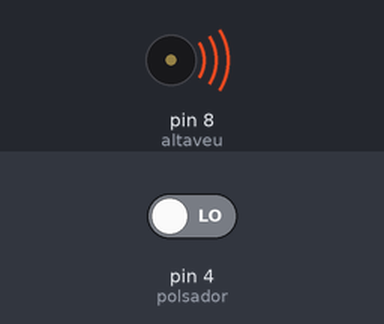
Bench run of a sketch on a simulated Arduino Uno, built with avr-gcc and run on an emulated ATmega328P. Shown: buzzer (waves = sounding). The inputs (shaded band) are chosen by the test bench; at power-on: pin 4 (polsador) LOW. Random numbers use the default seed unless the sketch sets one; what the sketch prints to the serial monitor is not drawn. At 124.0 s the program stops and its outputs stay as they are.

Above: at 0.1 s.
At 35.6 s:
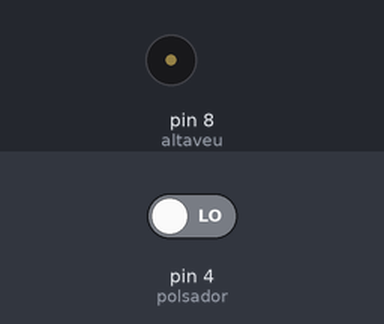
Timing chart, 0 to 40.0 s (numbered marks = the images above):
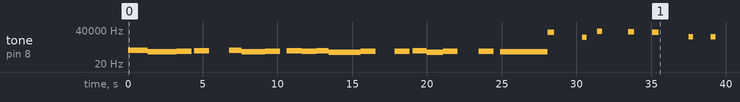

The sketch:

notes.ino
```cpp
//Fitxer que relaciona text amb les freqüències de notes musicals
#include "notes_frequencies.h"


//Notes
//01
//Notes (): (C:Do, D:Re, E:Mi, F:Fa, G: Sol, A:La, B:Si)
unsigned int notes[] = {NA4,ND4,NF4,NG4,NA4,ND4,NF4,NG4,NE4,NG4,NC4,NF4,NE4,NG4,NC4,NF4,NE4,ND4,ND4};
//Duracio notes en millisegons
unsigned int duracio_notes[] = {6000,6000,1000,1000,4000,4000,1000,1000,12000,6000,6000,1000,1000,4000,6000,1000,1000,4000,6000};

unsigned int polsador = 4;
unsigned int altaveu = 8;
unsigned long temps = 0;

int tempsMinim = 36000;
int temporal = 0;
int compt = 0;


void setup() {
  Serial.begin(9600);
  pinMode(altaveu, OUTPUT);
}


void loop() {
  for(int i = 0; i < sizeof(duracio_notes); i++){

    tone(altaveu,notes[i],duracio_notes[i]);
    temps = millis();
    if(digitalRead(polsador) == HIGH && temps < (duracio_notes[i] + 700)){

      temporal += 1;
    }
    if(digitalRead(polsador) == HIGH && temps > (duracio_notes[i] + 700)){

      temporal = 0;
    }
    compt += temporal;
    delay(random(700,2500));
  }
  if(compt >= tempsMinim){

    Serial.println("Has guanyat!!!!");
    Serial.end();
  }else{

    Serial.println("Has perdut, més sort el pròxim cop!!!!");
    Serial.end();
  }

}
```

notes_frequencies.h
```cpp
/*************************************************
 * Public Constants
 *************************************************/

#define NB0  31
#define NC1  33
#define NCS1 35
#define ND1  37
#define NDS1 39
#define NE1  41
#define NF1  44
#define NFS1 46
#define NG1  49
#define NGS1 52
#define NA1  55
#define NAS1 58
#define NB1  62
#define NC2  65
#define NCS2 69
#define ND2  73
#define NDS2 78
#define NE2  82
#define NF2  87
#define NFS2 93
#define NG2  98
#define NGS2 104
#define NA2  110
#define NAS2 117
#define NB2  123
#define NC3  131
#define NCS3 139
#define ND3  147
#define NDS3 156
#define NE3  165
#define NF3  175
#define NFS3 185
#define NG3  196
#define NGS3 208
#define NA3  220
#define NAS3 233
#define NB3  247
#define NC4  262
#define NCS4 277
#define ND4  294
#define NDS4 311
#define NE4  330
#define NF4  349
#define NFS4 370
#define NG4  392
#define NGS4 415
#define NA4  440
#define NAS4 466
#define NB4  494
#define NC5  523
#define NCS5 554
#define ND5  587
#define NDS5 622
#define NE5  659
#define NF5  698
#define NFS5 740
#define NG5  784
#define NGS5 831
#define NA5  880
#define NAS5 932
#define NB5  988
#define NC6  1047
#define NCS6 1109
#define ND6  1175
#define NDS6 1245
#define NE6  1319
#define NF6  1397
#define NFS6 1480
#define NG6  1568
#define NGS6 1661
#define NA6  1760
#define NAS6 1865
#define NB6  1976
#define NC7  2093
#define NCS7 2217
#define ND7  2349
#define NDS7 2489
#define NE7  2637
#define NF7  2794
#define NFS7 2960
#define NG7  3136
#define NGS7 3322
#define NA7  3520
#define NAS7 3729
#define NB7  3951
#define NC8  4186
#define NCS8 4435
#define ND8  4699
#define NDS8 4978
```

Measured:
- by itself, tone on pin 8 (altaveu): plays 440 Hz for 1.3 s, 294 Hz for 1.9 s, 349 Hz for 1.0 s, 392 Hz for 1.0 s, 440 Hz for 0.83 s, 294 Hz for 1.6 s … (25 notes in this stretch)
